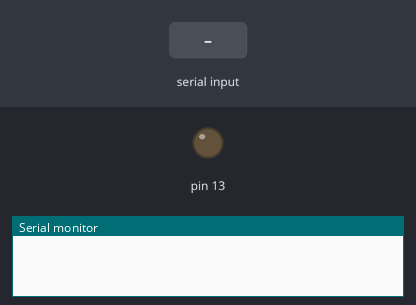
Recording of a sketch running on a simulated Arduino Uno, built with avr-gcc and run on an emulated ATmega328P. Shown: output pins drawn as LEDs (lit = HIGH), the last lines printed to the serial monitor. The inputs (shaded band) are chosen by the test bench.

Above: at 1.2 s.
1.3 s: "1" received over Serial
At 2.5 s:
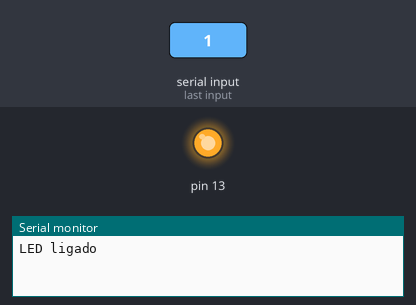
2.8 s: "0" received over Serial
At 3.7 s:
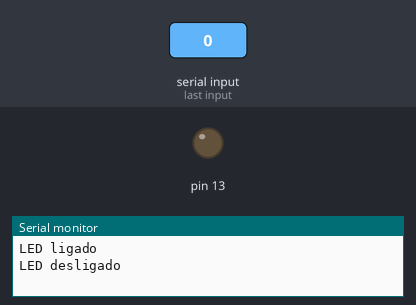
Timing chart, 0 to 5.8 s (numbered marks = the images above; inputs shaded):
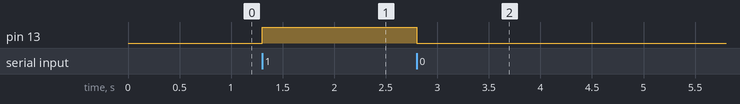

The sketch:

CodigoArduino.ino
```cpp
void setup() {
  // Inicializa a comunicação serial a 9600 bps:
  Serial.begin(9600);

  // Define o pino 13 como saída:
  pinMode(13, OUTPUT);
}

void loop() {
  // Verifica se há dados disponíveis na porta serial:
  if (Serial.available() > 0) {
    // Lê o byte recebido:
    char received = Serial.read();

    // Verifica se o byte recebido é '1' ou '0':
    if (received == '1') {
      // Liga o LED no pino 13:
      digitalWrite(13, HIGH);
      Serial.println("LED ligado");
    } else if (received == '0') {
      // Desliga o LED no pino 13:
      digitalWrite(13, LOW);
      Serial.println("LED desligado");
    }
  }
}
```

Measured:
- after the input at 1.3 s, pin 13: LOW → HIGH at once
- after the input at 2.8 s, pin 13: HIGH → LOW at once
